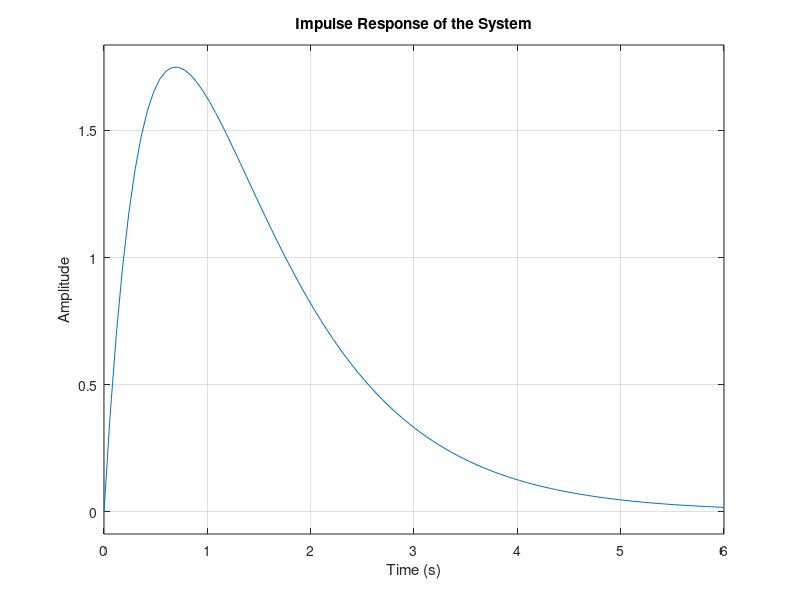

Reproduce this figure in MATLAB.
% Define the numerator and denominator of the transfer function
numerator = 7;
denominator = [1, 3, 2];
% Create the transfer function
sys = tf(numerator, denominator);
% Simulate the impulse response
impulse(sys);
% Add title and labels
title('Impulse Response of the System');
xlabel('Time (s)');
ylabel('Amplitude');
grid on;
